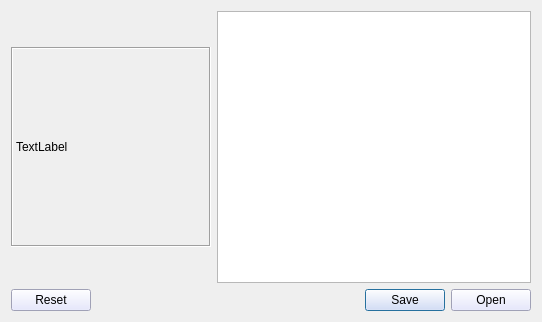
<?xml version="1.0" encoding="UTF-8"?>
<ui version="4.0">
 <class>Ivan</class>
 <widget class="QWidget" name="Ivan">
  <property name="geometry">
   <rect>
    <x>0</x>
    <y>0</y>
    <width>542</width>
    <height>322</height>
   </rect>
  </property>
  <property name="windowTitle">
   <string>Form</string>
  </property>
  <layout class="QGridLayout" name="gridLayout">
   <item row="0" column="0">
    <widget class="QLabel" name="label">
     <property name="minimumSize">
      <size>
       <width>200</width>
       <height>0</height>
      </size>
     </property>
     <property name="maximumSize">
      <size>
       <width>200</width>
       <height>200</height>
      </size>
     </property>
     <property name="frameShape">
      <enum>QFrame::Box</enum>
     </property>
     <property name="frameShadow">
      <enum>QFrame::Sunken</enum>
     </property>
     <property name="text">
      <string>TextLabel</string>
     </property>
    </widget>
   </item>
   <item row="0" column="1">
    <widget class="QTextEdit" name="textEdit">
     <property name="styleSheet">
      <string notr="true">font: 10pt &quot;xos4 Terminus&quot;;</string>
     </property>
    </widget>
   </item>
   <item row="1" column="0" colspan="2">
    <widget class="QDialogButtonBox" name="buttonBox">
     <property name="styleSheet">
      <string notr="true">background:rgb(224, 226, 255)</string>
     </property>
     <property name="standardButtons">
      <set>QDialogButtonBox::Open|QDialogButtonBox::Reset|QDialogButtonBox::Save</set>
     </property>
    </widget>
   </item>
  </layout>
 </widget>
 <resources/>
 <connections/>
</ui>
